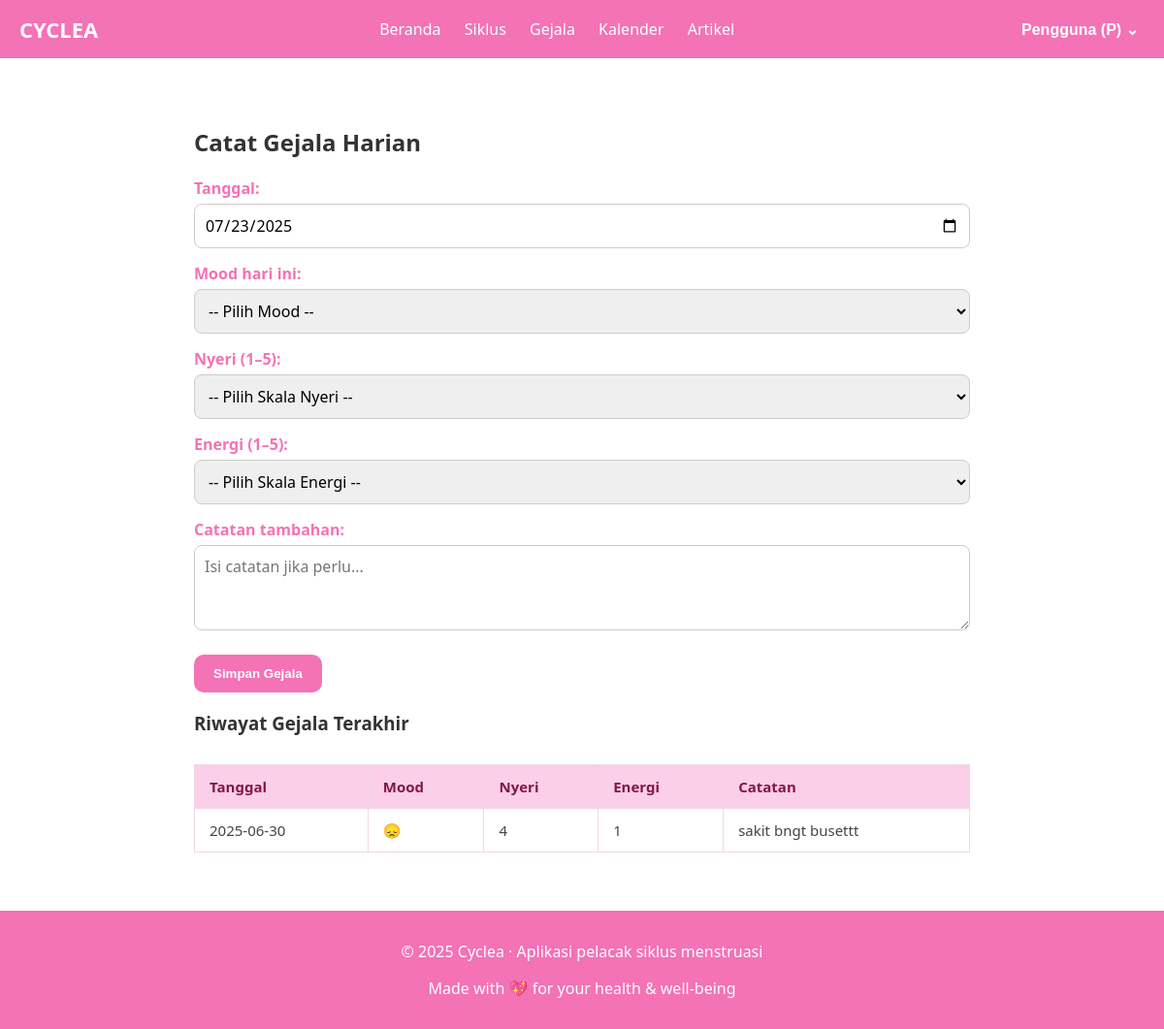
The page /pages/gejala.php (signed in) on the database its author committed.
### tables this page shows
CREATE TABLE `gejala_harian` (
  `id` int(11) NOT NULL,
  `user_id` int(11) DEFAULT NULL,
  `tanggal` date DEFAULT NULL,
  `mood` varchar(50) DEFAULT NULL,
  `nyeri` varchar(50) DEFAULT NULL,
  `energi` varchar(50) DEFAULT NULL,
  `catatan` text DEFAULT NULL,
  `created_at` timestamp NOT NULL DEFAULT current_timestamp()
);

### pages/gejala.php (the view, shortened to what this page needs)
<?php
require '../proses/db.php';
$user_id = $_SESSION['user_id'];
$stmt = $conn->prepare("SELECT tanggal, mood, nyeri, energi, catatan FROM gejala_harian WHERE user_id = ? ORDER BY tanggal DESC LIMIT 10");
$stmt->bind_param("i", $user_id);
$stmt->execute();
$res = $stmt->get_result();
?>
<!DOCTYPE html>
<html lang="id">
<head>
  <link rel="stylesheet" href="/kalender_mens/css/style.css">
</head>
<body>
<?php include '../includes/header.php'; ?>
<div class="container">
  <h2>Catat Gejala Harian</h2>
  <form action="../proses/simpan_gejala.php" method="POST">
    <label for="tanggal">Tanggal:</label>
    <input type="date" name="tanggal" value="<?= date('Y-m-d') ?>" required>
    <label for="mood">Mood hari ini:</label>
    <select name="mood" required>
      <option value="">-- Pilih Mood --</option>
    </select>
    <label for="nyeri">Nyeri (1–5):</label>
    <select name="nyeri" required>
      <option value="">-- Pilih Skala Nyeri --</option>
    </select>
    <label for="energi">Energi (1–5):</label>
    <select name="energi" required>
      <option value="">-- Pilih Skala Energi --</option>
    </select>
    <label for="catatan">Catatan tambahan:</label>
    <textarea name="catatan" rows="3" placeholder="Isi catatan jika perlu..."></textarea>
    <button type="submit">Simpan Gejala</button>
  </form>
  <h3>Riwayat Gejala Terakhir</h3>
  <table>
    <thead>
      <tr>
        <th>Tanggal</th>
        <th>Mood</th>
        <th>Nyeri</th>
        <th>Energi</th>
        <th>Catatan</th>
      </tr>
    </thead>
    <tbody>
      <?php while ($row = $res->fetch_assoc()): ?>
      <tr>
        <td><?= htmlspecialchars($row['tanggal']) ?></td>
        <td><?= htmlspecialchars($row['mood']) ?></td>
        <td><?= htmlspecialchars($row['nyeri']) ?></td>
        <td><?= htmlspecialchars($row['energi']) ?></td>
        <td><?= htmlspecialchars($row['catatan']) ?></td>
      </tr>
      <?php endwhile; ?>
    </tbody>
  </table>
</div>
<?php include '../includes/footer.php'; ?>
</body>
</html>

### css/style.css (style rules this page uses)
body { font-family: 'Segoe UI', sans-serif; background: #fff; color: #333; margin: 0; padding: 0; }
.container { max-width: 800px; margin: 30px auto; padding: 20px; }
form label { font-weight: 600; display: block; margin-top: 15px; margin-bottom: 5px; color: #f472b6; }
form input, form textarea, form select { width: 100%; padding: 10px; border-radius: 8px; border: 1px solid #ccc; box-sizing: border-box; font-size: 16px; font-family: inherit; transition: border-color 0.3s ease; }
form textarea { resize: vertical; }
form button { margin-top: 20px; background-color: #f472b6; color: white; font-weight: bold; padding: 12px 20px; border: none; border-radius: 10px; cursor: pointer; transition: background-color 0.3s ease; }
table { width: 100%; border-collapse: collapse; margin-top: 30px; font-size: 15px; color: #444; }
table thead { background-color: #fbcfe8; color: #831843; }
table th, table td { padding: 12px 15px; border: 1px solid #f3d6e8; text-align: left; }

### rows shown on the page
gejala_harian: tanggal "2025-06-30", mood "😞", nyeri "4", energi "1", catatan "sakit bngt busettt"

### other values the page prints
$nama_lengkap "Pengguna"
$inisial "P"
